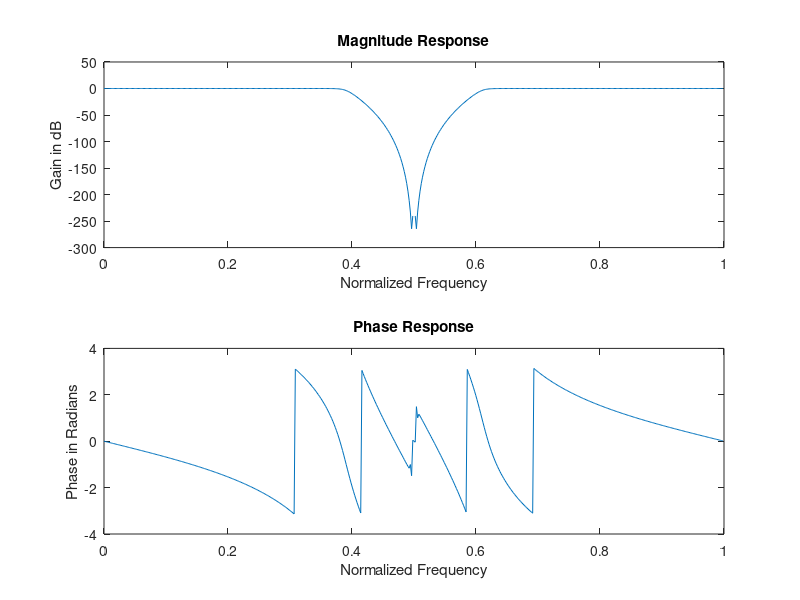

This figure's MATLAB source:
% EXPERIMENT 19. Design of bandstop pass filter


clc;
clear all;
close all;

alphas = 50;
alphap = 0.5;

wp = [0.4 0.6];
ws = [0.3 0.7];

[n,wn] = buttord(wp,ws,alphap,alphas);
[b,a] = butter(n,wn, 'stop');
[h,w] = freqz(b,a);

subplot(2,1,1), plot(w/pi, 20*log10(abs(h)));
xlabel('Normalized Frequency');
ylabel('Gain in dB');
title('Magnitude Response');

subplot(2,1,2), plot(w/pi, angle(h));
xlabel('Normalized Frequency');
ylabel('Phase in Radians');
title('Phase Response');
